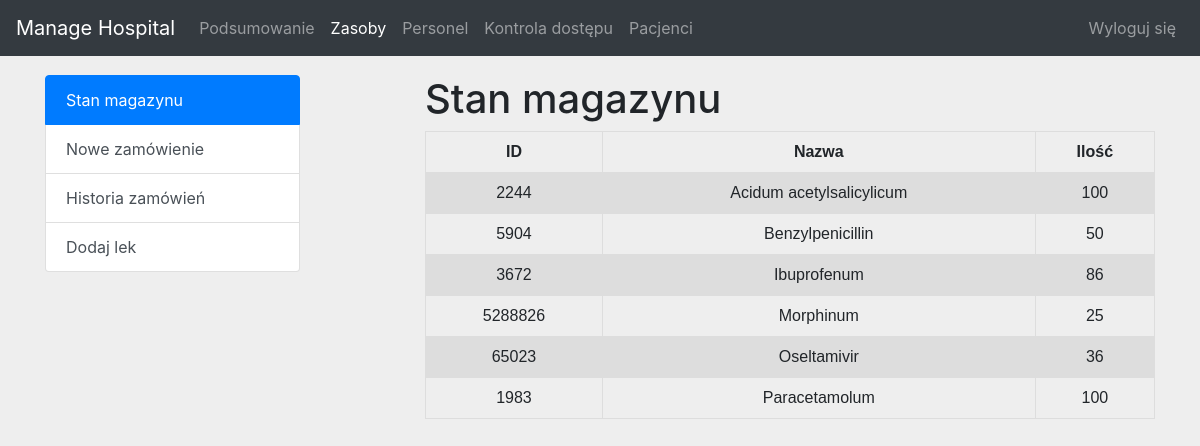
The page /pages/resources.php (signed in) on the database its author committed.
### tables this page shows
CREATE TABLE IF NOT EXISTS `leki_w_magazynie` (
  `nazwa` varchar(40) NOT NULL,
  `ilosc` varchar(15) NOT NULL,
  `id_leku` varchar(15) NOT NULL,
  PRIMARY KEY (`id_leku`)
);

### pages/resources.php (the view, shortened to what this page needs)
<?php
include '../components/globals.php';
if(isset($_GET['action'])) {
	$action = $_GET['action'];
} else {
	$action = 'showstock';
}
?>
<!doctype html>
<html lang="pl">
	<head>
		<link href="../css/bootstrap.min.css" rel="stylesheet">
		<link href="../css/common_style.css" rel="stylesheet">
	</head>
	<body>
		<nav class="navbar navbar-expand-md navbar-dark bg-dark fixed-top">
			<a class="navbar-brand" href="#">Manage Hospital</a>
			<div class="collapse navbar-collapse" id="navbarsExampleDefault">
				<ul class="navbar-nav mr-auto">
					<li class="nav-item">
						<a class="nav-link" href="./summary.php">Podsumowanie</a>
					</li>
					<li class="nav-item active">
						<a class="nav-link" href="./resources.php">Zasoby</a>
					</li>
					<li class="nav-item">
						<a class="nav-link" href="./personnel.php">Personel</a>
					</li>
					<li class="nav-item">
						<a class="nav-link" href="./access_control.php">Kontrola dostępu</a>
					</li>
					<li class="nav-item">
						<a class="nav-link" href="./patients.php">Pacjenci</a>
					</li>
				</ul>
				<ul class="navbar-nav ml-auto">
					<li class="nav-item">
						<a class="nav-link" href="../components/do_logout.php">Wyloguj się</a>
					</li>
				</ul>
			</div>
		</nav>
		<main class="container">
			<div class="row">
				<div class="col-sm-3">
					<div class="list-group">
						<a href="./resources.php?action=showstock" class="list-group-item list-group-item-action <?php echo ($action == 'showstock' ? 'active' : ''); ?>">Stan magazynu</a>
						<a href="./resources.php?action=placeorder" class="list-group-item list-group-item-action <?php echo (($action == 'placeorder' || $action == 'processorder') ? 'active' : ''); ?>">Nowe zamówienie</a>
						<a href="./resources.php?action=orderhistory" class="list-group-item list-group-item-action <?php echo ($action == 'orderhistory' ? 'active' : ''); ?>">Historia zamówień</a>
						<a href="./resources.php?action=addmedicine" class="list-group-item list-group-item-action <?php echo (($action == 'addmedicine' || $action == 'processaddmed') ? 'active' : ''); ?>">Dodaj lek</a>
					</div>
				</div>
				<div class="col-sm-1">
				</div>
				<div class="col-sm-8">
					<?php
					if($action == 'showstock') {
						echo '<h1>Stan magazynu</h1>';
						$sql = "SELECT * FROM leki_w_magazynie ORDER BY nazwa";
						$result = $mysqli->query($sql);
						if ($result->num_rows == 0) {
							echo '<div class="alert alert-info" role="alert">
								<strong>Informacja</strong> Nie wprowadzono jeszcze żadnych leków do bazy danych.
							</div>';
						} else {
							echo "<table>\n<tr><th>ID</th><th>Nazwa</th><th>Ilość</th></tr>\n";
							while ($row = $result->fetch_assoc()) {
								echo "<tr><td>". $row['id_leku'] ."</td><td>". $row['nazwa'] ."</td><td>". $row['ilosc'] ."</td></tr>\n";
							}
							echo "</table>\n";
						}
					}
					?>
				</div>
			</div>
		</main>
	</body>
</html>

### css/common_style.css (style rules this page uses)
body { padding-top: 75px; padding-bottom: 50px; background-color: #eee; }
table { font-family: arial, sans-serif; border-collapse: collapse; width: 100%; }
td, th { border: 1px solid #dddddd; text-align: center; padding: 8px; }
tr:nth-child(even) { background-color: #dddddd; }

### rows shown on the page
leki_w_magazynie: id_leku "2244", nazwa "Acidum acetylsalicylicum", ilosc "100"
leki_w_magazynie: id_leku "5904", nazwa "Benzylpenicillin", ilosc "50"
leki_w_magazynie: id_leku "3672", nazwa "Ibuprofenum", ilosc "86"
leki_w_magazynie: id_leku "5288826", nazwa "Morphinum", ilosc "25"
leki_w_magazynie: id_leku "65023", nazwa "Oseltamivir", ilosc "36"
leki_w_magazynie: id_leku "1983", nazwa "Paracetamolum", ilosc "100"
